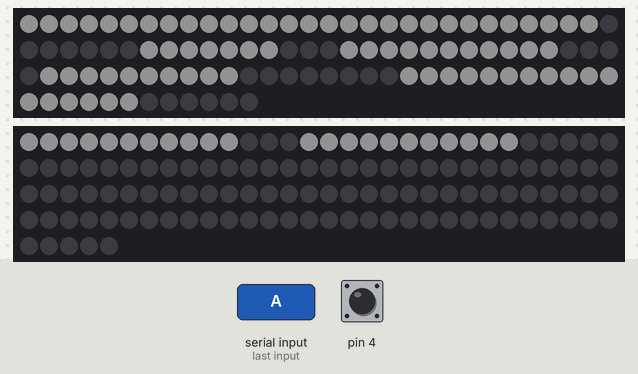
This sketch was run on a simulated Arduino Uno, built with avr-gcc and run on an emulated ATmega328P. On the bench: 102 RGB LEDs in strip order, left to right, continuing on the next row, 125 RGB LEDs in strip order, left to right, continuing on the next row. The inputs (shaded band) are chosen by the test bench; at power-on: pin 4 HIGH. Dim RGB values are drawn brighter than linear; what the sketch prints to the serial monitor is not drawn.

1.3 s: "A\n" received over the second serial link
Above: at 2.1 s.
4.3 s: pin 4 pulled LOW for 0.15 s
5.9 s: pin 4 pulled LOW for 1 s
8.4 s: "v1\n" received over the second serial link
11.4 s: "S\n" received over the second serial link
Timing chart, 0 to 13.9 s (numbered marks = the images above; inputs shaded):
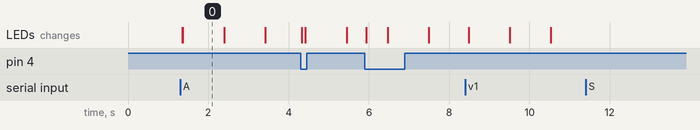

Measured:
- after the input at 1.3 s, the LEDs: first change after 0.06 s (image 0 shows a later state)
- after the input at 11.4 s, every drawn part: stays the same

The sketch:

bapou.ino
```cpp
#include <Adafruit_NeoPixel.h>
#include <SoftwareSerial.h>

// change les pin RX TX sur  10-11
SoftwareSerial mySerial(10, 11);

// variable globale
bool isDoublePointDisplay = false;
int testDigit1 = 0;
int testDigit2 = 0;
int testDigit3 = 0;
int testDigit4 = 0;
unsigned long NbrBalle = 0;
String inputString = "";
bool allumageLed = false;
unsigned long maxBalleParTps = millis();
unsigned long deuxpointseconde = millis();
short unsigned int compteurDeSeconde = 0;
short unsigned int r = 223;
short unsigned int g = 223;
short unsigned int b = 223;


// modèle de base
int chiffre[][25] = {
  {1,1,1,1,1,1,1,1,1,1,1,0,0,0,1,1,1,1,1,1,1,1,1,1,1},
  {1,1,1,1,0,0,0,0,0,0,0,0,0,0,1,1,1,1,0,0,0,0,0,0,0},
  {0,0,0,0,1,1,1,1,1,1,1,1,1,1,1,1,1,1,1,1,1,0,0,0,0},
  {1,1,1,1,1,1,1,0,0,0,0,1,1,1,1,1,1,1,1,1,1,0,0,0,0},
  {1,1,1,1,0,0,0,0,0,0,0,1,1,1,1,1,1,1,0,0,0,1,1,1,1},
  {1,1,1,1,1,1,1,0,0,0,0,1,1,1,0,0,0,0,1,1,1,1,1,1,1},
  {1,1,1,1,1,1,1,1,1,1,1,1,1,1,0,0,0,0,1,1,1,1,1,1,1},
  {1,1,1,1,0,0,0,0,0,0,0,0,0,0,1,1,1,1,1,1,1,0,0,0,0},
  {1,1,1,1,1,1,1,1,1,1,1,1,1,1,1,1,1,1,1,1,1,1,1,1,1},
  {1,1,1,1,1,1,1,0,0,0,0,1,1,1,1,1,1,1,1,1,1,1,1,1,1}
};
int display_horloge_digit[] = {8,4,3,2};
// 0-> unite
// 4-> dizaine de millier
int display_compte_digit[] = {0,0,0,0,0};


// Parameter 1 = number of pixels in strip
// Parameter 2 = pin number (most are valid)
// Parameter 3 = pixel type flags, add together as needed:
//   NEO_KHZ800  800 KHz bitstream (most NeoPixel products w/WS2812 LEDs)
//   NEO_KHZ400  400 KHz (classic 'v1' (not v2) FLORA pixels, WS2811 drivers)
//   NEO_GRB     Pixels are wired for GRB bitstream (most NeoPixel products)
//   NEO_RGB     Pixels are wired for RGB bitstream (v1 FLORA pixels, not v2)

//102 LED HORLOGE => PIN 6
Adafruit_NeoPixel HORLOGE = Adafruit_NeoPixel(102, 6, NEO_GRB + NEO_KHZ800);
// 125 LED COMPTEUR => PIN 7
Adafruit_NeoPixel COMPTEUR = Adafruit_NeoPixel(125, 7, NEO_GRB + NEO_KHZ800);

void setup() {

  // mets la pin 4 a l'état haut, si le switch est enfoncé
  // on va a la masse et on détecte un passage de balle
  pinMode(4,INPUT_PULLUP);

  // initialize serial:
  Serial.begin(9600);
  mySerial.begin(9600);
  // reserve 200 bytes for the inputString:
  inputString.reserve(30);

  HORLOGE.begin();
  HORLOGE.show(); // Initialise toute les led à 'off'
  HORLOGE.setBrightness(20);
  COMPTEUR.begin();
  COMPTEUR.setBrightness(20);
  COMPTEUR.show();
}


void loop() {

  // détection des balles
  IncrementeNbrBalle();

  // si les leds doivent être allumé :
  if ( allumageLed ){

    UpdateHorloge();
    UpdateCompteurDeBalle();

  }
  Serial.println("Debut Reception : "+inputString);
  inputString = "";
  ReceptionSerial();

}

void IncrementeNbrBalle(){

  // empeche la détection de balle a plus d'une par seconde
  if ( maxBalleParTps+1000 < millis() ){

    // si le switch est enfoncé
    if ( digitalRead(4) == LOW ){

      NbrBalle++;
      maxBalleParTps=millis();

    }

  }

}

void UpdateCompteurDeBalle(){

  long toTravail = NbrBalle;

  display_compte_digit[4] = floor(toTravail/10000);
  toTravail -= display_compte_digit[4]*10000;
  display_compte_digit[3] = floor(toTravail/1000);
  toTravail -= display_compte_digit[3]*1000;
  display_compte_digit[2] = floor(toTravail/100);
  toTravail -= display_compte_digit[2]*100;
  display_compte_digit[1] = floor(toTravail/10);
  toTravail -= display_compte_digit[1]*10;
  display_compte_digit[0] = toTravail;

  // on parcours les 4 digits
  for ( int leDigitATraiter = 0; leDigitATraiter < 5; leDigitATraiter++ ){

      bool chiffreEteind = false;
      // si > 0 alors on affiche, sinon on éteind tout le digit
      if ( leDigitATraiter!=0 && NbrBalle < pow(10,leDigitATraiter) ){
        chiffreEteind = true;
      }

      for(int i =0; i < 25; i++ ) {

        int chiffre_a_afficher = display_compte_digit[leDigitATraiter];
        int ledToDisplay = leDigitATraiter*25+i;

        if ( chiffre[chiffre_a_afficher][i] != 0 && !chiffreEteind ) {
          COMPTEUR.setPixelColor(ledToDisplay, r, g, b);
        } else {
          COMPTEUR.setPixelColor(ledToDisplay, 0, 0, 0);
        }

      }

  }

  COMPTEUR.show(); // on affiche

}

void UpdateHorloge(){

  // on parcours les 4 digits
  for ( int leDigitATraiter = 0; leDigitATraiter < 4; leDigitATraiter++ ){


      for(int i =0; i < 25; i++ ) {

        int chiffre_a_afficher = display_horloge_digit[leDigitATraiter];
        int ledToDisplay = leDigitATraiter*25+i;

        if ( chiffre[chiffre_a_afficher][i] != 0 ) {
          HORLOGE.setPixelColor(ledToDisplay, r, g, b);
        } else {
          HORLOGE.setPixelColor(ledToDisplay, 0, 0, 0);
        }

      }

  }

  // gestion des : de lhorloge
  if ( isDoublePointDisplay == true ){

    HORLOGE.setPixelColor(100, 0, 0, 0);
    HORLOGE.setPixelColor(101, 0, 0, 0);

    if ( deuxpointseconde+1000 < millis() ){
       isDoublePointDisplay = false;
       deuxpointseconde = millis();
       updateTimeForHorloge();
    }

  } else {
    HORLOGE.setPixelColor(100, r, g, b);
    HORLOGE.setPixelColor(101, r, g, b);

    if ( deuxpointseconde+1000 < millis() ){
       isDoublePointDisplay = true;
       deuxpointseconde = millis();
       updateTimeForHorloge();
    }

  }

  HORLOGE.show(); // on affiche

}

void updateTimeForHorloge(){

  //display_horloge_digit[0-4]
  compteurDeSeconde++;

  if ( compteurDeSeconde == 60) {

    compteurDeSeconde=0;

    // si min == 9 cas particulier
    if( display_horloge_digit[0] == 9 ){

      // minute = 0
      display_horloge_digit[0] = 0;

      // si dizaine de min > 5 cas particulier
      if( display_horloge_digit[1] == 5){

        display_horloge_digit[1] = 0;

        // ATTENTION > 3 et > 9 pour les heures
        if( display_horloge_digit[3] == 2 && display_horloge_digit[2] == 3 ){

          display_horloge_digit[3] = 0;
          display_horloge_digit[2] = 0;

        } else if ( display_horloge_digit[3] < 2 && display_horloge_digit[2] == 9 ) {

          display_horloge_digit[3]++;
          display_horloge_digit[2] = 0;

        // on ajoute une heure
        } else {
          display_horloge_digit[2]++;
        }

      } else {
         display_horloge_digit[1]++;
      }

    } else {

      display_horloge_digit[0]++;

    }

  }

}

void ReceptionSerial(){

  if ( mySerial.available() > 0 ){
  //if ( true ){

      // lecture des datas
      inputString = "";
      int x = 0;
      while (mySerial.available()) {
        // Recuperation d'un byte
        char inChar = (char)mySerial.read();
        // Ajout du character

        if ( inChar == '\r' ) {
          break;
        } else if (inChar == '\n'){
          break;
        }else {
          inputString += inChar;
          delay(10);
        }
        // on empeche d'aller trop loin si ça merde
        x++;
        if ( x == 30 ) { break; }
      }
      // on effectue l'action selon le code reçu
      // A = Allumage des leds
      if ( inputString == "A" ){
        allumageLed = true;
        Serial.print("Allumage Led : "+inputString);
      // S = Eteindre les leds
      } else if ( inputString == "S" ){
        allumageLed = false;
        Serial.println("Eteindre Led : "+inputString);
      } else if ( inputString.charAt(0) == 'T' ){
        // mets à jours l'horloge
        if ( inputString.length() == 5 ){

          int to3 = returnMoiCePutainDeChiffre( inputString.charAt(1) );
          int to2 = returnMoiCePutainDeChiffre( inputString.charAt(2) );
          int to1 = returnMoiCePutainDeChiffre( inputString.charAt(3) );
          int to0 = returnMoiCePutainDeChiffre( inputString.charAt(4) );

          display_horloge_digit[3]= to3;
          display_horloge_digit[2]= to2;
          display_horloge_digit[1]= to1;
          display_horloge_digit[0]= to0;

        }

      } else if ( inputString.charAt(0) == 'C' ){

        short unsigned int cpt = 0;

        // Ex : C1_1_1 C1_19_19 C255_45_0
        String tmp = "";
        for ( int i=1; i< inputString.length(); i++ ){

          if ( inputString[i] != '_' ){

            tmp+=inputString[i];

          } else if ( inputString[i] == '_' || i == inputString.length() ) {

            long l = tmp.toInt();


            if ( cpt == 0 ){
              r = int(l);
              cpt++;
            } else if ( cpt == 1 ){
              g = int(l);
              cpt++;
            } else if ( cpt == 2 ){
              b = int(l);
            }

            tmp="";
          }


        }


      }
  }
}

int returnMoiCePutainDeChiffre(char t){

  if ( t == '0' ){
    return 0;
  } else if ( t == '1' ){
    return 1;
  } else if ( t == '2' ){
    return 2;
  } else if ( t == '3' ){
    return 3;
  } else if ( t == '4' ){
    return 4;
  } else if ( t == '5' ){
    return 5;
  } else if ( t == '6' ){
    return 6;
  } else if ( t == '7' ){
    return 7;
  } else if ( t == '8' ){
    return 8;
  } else if ( t == '9' ){
    return 9;
  } else {
    return -1;
  }
}
```
